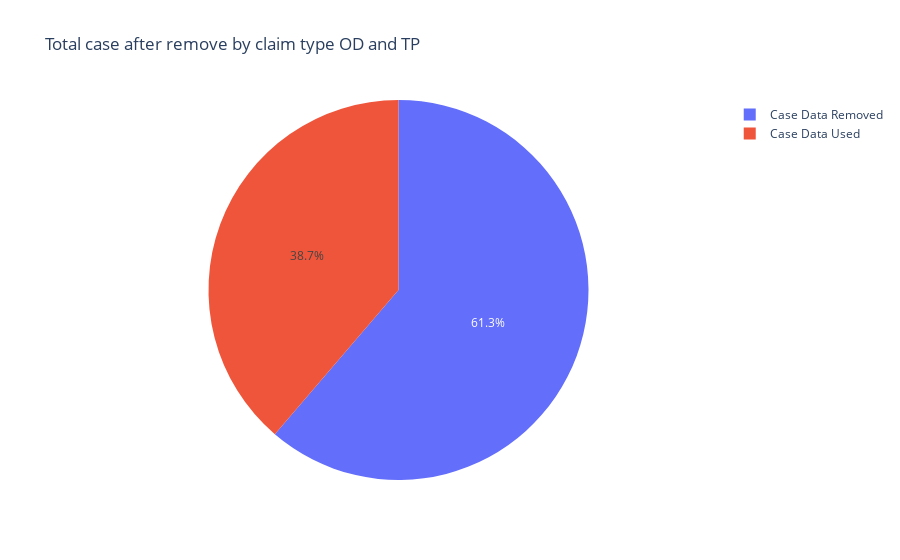

Notebook code cell kept with this figure:
### Code cell
totalScope = len(caseDf) - removeByClaimType
totalRemoved = totalScope - len(targetCaseDf) 

fig = go.Figure(data=[go.Pie(labels=["Case Data Used", 
                                     "Case Data Removed",
                                     ], \
                             values=[len(targetCaseDf), totalRemoved])])
fig.update_layout(title="Total case after remove by claim type OD and TP")

fig.show()

### Figure 1 — Plotly figure (JSON) as saved in the notebook; plotly's stock layout.template omitted (floating-point values rounded to 4 significant figures)
{"data": [{"labels": ["Case Data Used", "Case Data Removed"], "type": "pie", "values": [598126, 946590]}], "layout": {"title": {"text": "Total case after remove by claim type OD and TP"}}}
